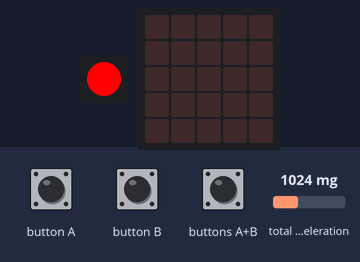
This program was run on a simulated Calliope mini (MakeCode). Parts: 1 RGB LEDs in strip order, left to right, the board's 5×5 LED display. The test bench sets the inputs (shaded band); at power-on: total acceleration 1024 mg.

Above: at 1.6 s.
1.7 s: button A pressed for 0.15 s
At 2.6 s:
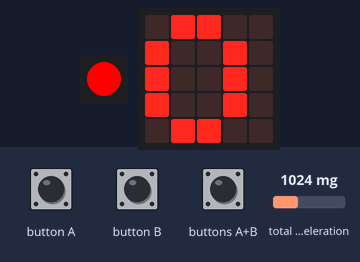
4.3 s: buttons A+B pressed for 0.15 s
At 5.6 s:
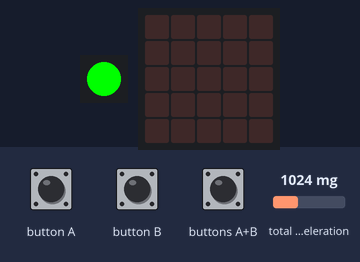
5.9 s: buttons A+B pressed for 1 s
At 7.9 s:
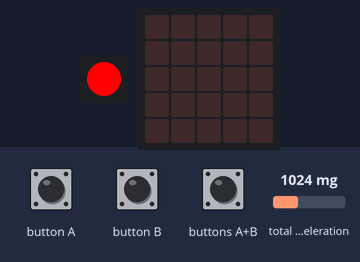
Timing chart, 0 to 9.4 s (numbered marks = the images above; inputs shaded):
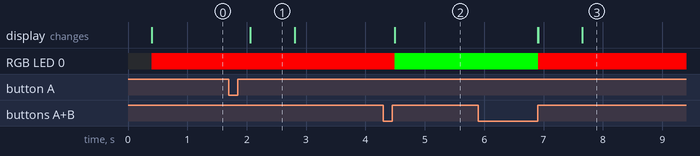

Measured:
- after the input at 1.7 s, the display: changes after 0.36 s (image 1)
- after the input at 4.3 s, RGB LED 0: RGB(255, 0, 0) → RGB(0, 255, 0) after 0.19 s
- after the input at 5.9 s, RGB LED 0: RGB(0, 255, 0) → RGB(255, 0, 0) after 1.0 s; the display: first changes after 1.0 s (image 3 shows a later state)
- what the display in image 1 shows lasts 0.7 s, from 2.1 s to 2.8 s

The program:

main.ts
```typescript
input.onButtonPressed(Button.A, function () {
    basic.showNumber(Schrittzahl)
})
input.onButtonPressed(Button.AB, function () {
    if (starten) {
        starten = false
        basic.showNumber(Schrittzahl)
        basic.pause(1000)
        Schrittzahl = 0
    } else {
        starten = true
    }
})
let laufzeit_davor = 0
let Schrittzahl = 0
let starten = false
starten = false
Schrittzahl = 0
basic.showLeds(`
    . . . . .
    . . . . .
    . . . . .
    . . . . .
    . . . . .
    `)
basic.forever(function () {
    if (starten) {
        basic.setLedColor(Colors.Green)
        if (input.acceleration(Dimension.Strength) > 1100) {
            basic.showIcon(IconNames.Heart)
            if (input.runningTime() - laufzeit_davor > 100) {
                Schrittzahl += 1
                basic.clearScreen()
                laufzeit_davor = input.runningTime()
                music.playTone(262, music.beat(BeatFraction.Sixteenth))
            }
        }
    } else {
        basic.setLedColor(0xff0000)
        basic.showLeds(`
            . . . . .
            . . . . .
            . . . . .
            . . . . .
            . . . . .
            `)
    }
})
```

test.ts
```typescript
// Hier kann man Tests durchführen; diese Datei wird nicht kompiliert, wenn dieses Paket als Erweiterung verwendet wird.
```
